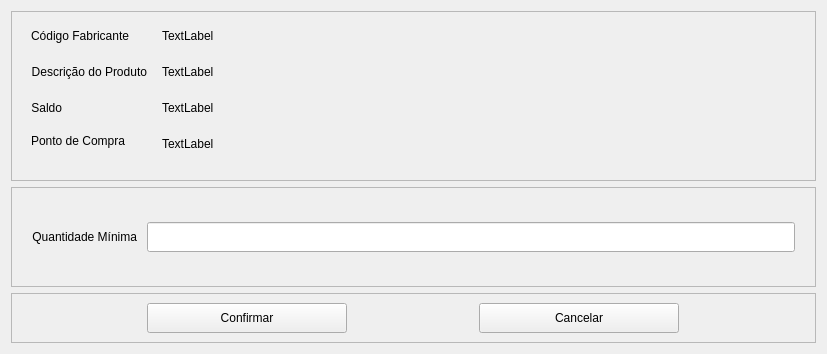
<?xml version="1.0" encoding="UTF-8"?>
<ui version="4.0">
 <class>wind_add_compra</class>
 <widget class="QWidget" name="wind_add_compra">
  <property name="geometry">
   <rect>
    <x>0</x>
    <y>0</y>
    <width>827</width>
    <height>350</height>
   </rect>
  </property>
  <property name="minimumSize">
   <size>
    <width>827</width>
    <height>0</height>
   </size>
  </property>
  <property name="maximumSize">
   <size>
    <width>827</width>
    <height>400</height>
   </size>
  </property>
  <property name="windowTitle">
   <string>Adicionar Ponto de Compra</string>
  </property>
  <layout class="QVBoxLayout" name="verticalLayout">
   <item>
    <widget class="QFrame" name="fr_top">
     <property name="minimumSize">
      <size>
       <width>0</width>
       <height>170</height>
      </size>
     </property>
     <property name="maximumSize">
      <size>
       <width>16777215</width>
       <height>170</height>
      </size>
     </property>
     <property name="frameShape">
      <enum>QFrame::StyledPanel</enum>
     </property>
     <property name="frameShadow">
      <enum>QFrame::Raised</enum>
     </property>
     <layout class="QVBoxLayout" name="verticalLayout_3">
      <item>
       <layout class="QFormLayout" name="formLayout_2">
        <property name="horizontalSpacing">
         <number>15</number>
        </property>
        <property name="leftMargin">
         <number>10</number>
        </property>
        <property name="rightMargin">
         <number>10</number>
        </property>
        <property name="bottomMargin">
         <number>6</number>
        </property>
        <item row="0" column="0">
         <widget class="QLabel" name="lb_codforn">
          <property name="minimumSize">
           <size>
            <width>0</width>
            <height>30</height>
           </size>
          </property>
          <property name="maximumSize">
           <size>
            <width>16777215</width>
            <height>30</height>
           </size>
          </property>
          <property name="text">
           <string>&lt;html&gt;&lt;head/&gt;&lt;body&gt;&lt;p align=&quot;right&quot;&gt;Código Fabricante&lt;/p&gt;&lt;/body&gt;&lt;/html&gt;</string>
          </property>
          <property name="alignment">
           <set>Qt::AlignRight|Qt::AlignTrailing|Qt::AlignVCenter</set>
          </property>
         </widget>
        </item>
        <item row="0" column="1">
         <widget class="QLabel" name="cp_codfabr">
          <property name="minimumSize">
           <size>
            <width>0</width>
            <height>30</height>
           </size>
          </property>
          <property name="maximumSize">
           <size>
            <width>16777215</width>
            <height>30</height>
           </size>
          </property>
          <property name="text">
           <string>TextLabel</string>
          </property>
         </widget>
        </item>
        <item row="1" column="0">
         <widget class="QLabel" name="lb_descprod">
          <property name="minimumSize">
           <size>
            <width>0</width>
            <height>30</height>
           </size>
          </property>
          <property name="maximumSize">
           <size>
            <width>16777215</width>
            <height>30</height>
           </size>
          </property>
          <property name="text">
           <string>&lt;html&gt;&lt;head/&gt;&lt;body&gt;&lt;p align=&quot;right&quot;&gt;Descrição do Produto&lt;/p&gt;&lt;/body&gt;&lt;/html&gt;</string>
          </property>
          <property name="alignment">
           <set>Qt::AlignRight|Qt::AlignTrailing|Qt::AlignVCenter</set>
          </property>
         </widget>
        </item>
        <item row="1" column="1">
         <widget class="QLabel" name="cp_descprod">
          <property name="minimumSize">
           <size>
            <width>0</width>
            <height>30</height>
           </size>
          </property>
          <property name="maximumSize">
           <size>
            <width>16777215</width>
            <height>30</height>
           </size>
          </property>
          <property name="text">
           <string>TextLabel</string>
          </property>
         </widget>
        </item>
        <item row="2" column="0">
         <widget class="QLabel" name="lb_saldo">
          <property name="minimumSize">
           <size>
            <width>0</width>
            <height>30</height>
           </size>
          </property>
          <property name="maximumSize">
           <size>
            <width>16777215</width>
            <height>30</height>
           </size>
          </property>
          <property name="text">
           <string>&lt;html&gt;&lt;head/&gt;&lt;body&gt;&lt;p align=&quot;right&quot;&gt;Saldo&lt;/p&gt;&lt;/body&gt;&lt;/html&gt;</string>
          </property>
          <property name="alignment">
           <set>Qt::AlignRight|Qt::AlignTrailing|Qt::AlignVCenter</set>
          </property>
         </widget>
        </item>
        <item row="2" column="1">
         <widget class="QLabel" name="cp_saldo">
          <property name="minimumSize">
           <size>
            <width>0</width>
            <height>30</height>
           </size>
          </property>
          <property name="maximumSize">
           <size>
            <width>16777215</width>
            <height>30</height>
           </size>
          </property>
          <property name="text">
           <string>TextLabel</string>
          </property>
         </widget>
        </item>
        <item row="3" column="0">
         <widget class="QLabel" name="lb_pontocompra">
          <property name="maximumSize">
           <size>
            <width>16777215</width>
            <height>30</height>
           </size>
          </property>
          <property name="text">
           <string>Ponto de Compra</string>
          </property>
         </widget>
        </item>
        <item row="3" column="1">
         <widget class="QLabel" name="cp_lim_min">
          <property name="minimumSize">
           <size>
            <width>0</width>
            <height>30</height>
           </size>
          </property>
          <property name="maximumSize">
           <size>
            <width>16777215</width>
            <height>30</height>
           </size>
          </property>
          <property name="text">
           <string>TextLabel</string>
          </property>
         </widget>
        </item>
       </layout>
      </item>
     </layout>
    </widget>
   </item>
   <item>
    <widget class="QFrame" name="frame">
     <property name="minimumSize">
      <size>
       <width>0</width>
       <height>100</height>
      </size>
     </property>
     <property name="maximumSize">
      <size>
       <width>16777215</width>
       <height>100</height>
      </size>
     </property>
     <property name="frameShape">
      <enum>QFrame::StyledPanel</enum>
     </property>
     <property name="frameShadow">
      <enum>QFrame::Raised</enum>
     </property>
     <layout class="QVBoxLayout" name="verticalLayout_2">
      <property name="spacing">
       <number>10</number>
      </property>
      <property name="leftMargin">
       <number>10</number>
      </property>
      <property name="topMargin">
       <number>10</number>
      </property>
      <property name="rightMargin">
       <number>10</number>
      </property>
      <property name="bottomMargin">
       <number>10</number>
      </property>
      <item>
       <layout class="QFormLayout" name="formLayout">
        <property name="formAlignment">
         <set>Qt::AlignLeading|Qt::AlignLeft|Qt::AlignVCenter</set>
        </property>
        <property name="leftMargin">
         <number>10</number>
        </property>
        <property name="rightMargin">
         <number>10</number>
        </property>
        <item row="0" column="0">
         <widget class="QLabel" name="lb_compra_quant">
          <property name="minimumSize">
           <size>
            <width>0</width>
            <height>30</height>
           </size>
          </property>
          <property name="maximumSize">
           <size>
            <width>16777215</width>
            <height>30</height>
           </size>
          </property>
          <property name="text">
           <string>&lt;html&gt;&lt;head/&gt;&lt;body&gt;&lt;p align=&quot;right&quot;&gt;Quantidade Mínima&lt;/p&gt;&lt;/body&gt;&lt;/html&gt;</string>
          </property>
          <property name="alignment">
           <set>Qt::AlignRight|Qt::AlignTrailing|Qt::AlignVCenter</set>
          </property>
         </widget>
        </item>
        <item row="0" column="1">
         <widget class="QLineEdit" name="le_compra_quant">
          <property name="minimumSize">
           <size>
            <width>0</width>
            <height>30</height>
           </size>
          </property>
          <property name="maximumSize">
           <size>
            <width>16777215</width>
            <height>30</height>
           </size>
          </property>
          <property name="styleSheet">
           <string notr="true">color: rgb(255, 255, 255);</string>
          </property>
         </widget>
        </item>
       </layout>
      </item>
     </layout>
    </widget>
   </item>
   <item>
    <widget class="QFrame" name="fr_bot">
     <property name="frameShape">
      <enum>QFrame::StyledPanel</enum>
     </property>
     <property name="frameShadow">
      <enum>QFrame::Raised</enum>
     </property>
     <layout class="QHBoxLayout" name="horizontalLayout">
      <item>
       <widget class="QPushButton" name="pb_confirma_compra">
        <property name="minimumSize">
         <size>
          <width>200</width>
          <height>30</height>
         </size>
        </property>
        <property name="maximumSize">
         <size>
          <width>200</width>
          <height>30</height>
         </size>
        </property>
        <property name="cursor">
         <cursorShape>PointingHandCursor</cursorShape>
        </property>
        <property name="styleSheet">
         <string notr="true">QPushButton:hover{
	background-color: rgb(85, 255, 127);	
	color: rgb(255, 0, 0);
	border-radius: 10px
}</string>
        </property>
        <property name="text">
         <string>Confirmar</string>
        </property>
       </widget>
      </item>
      <item>
       <widget class="QPushButton" name="pb_cancela_compra">
        <property name="minimumSize">
         <size>
          <width>200</width>
          <height>30</height>
         </size>
        </property>
        <property name="maximumSize">
         <size>
          <width>200</width>
          <height>30</height>
         </size>
        </property>
        <property name="cursor">
         <cursorShape>PointingHandCursor</cursorShape>
        </property>
        <property name="styleSheet">
         <string notr="true">QPushButton:hover{
	background-color: rgb(255, 0, 0);
	color: rgb(0, 0, 255);
	border-radius: 10px
}</string>
        </property>
        <property name="text">
         <string>Cancelar</string>
        </property>
       </widget>
      </item>
     </layout>
    </widget>
   </item>
  </layout>
 </widget>
 <resources/>
 <connections/>
</ui>
